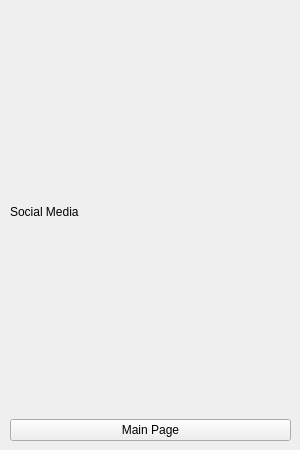
<?xml version="1.0" encoding="UTF-8"?>
<ui version="4.0">
 <class>Form</class>
 <widget class="QWidget" name="Form">
  <property name="geometry">
   <rect>
    <x>0</x>
    <y>0</y>
    <width>300</width>
    <height>450</height>
   </rect>
  </property>
  <property name="windowTitle">
   <string>Form</string>
  </property>
  <widget class="QWidget" name="gridLayoutWidget">
   <property name="geometry">
    <rect>
     <x>10</x>
     <y>10</y>
     <width>281</width>
     <height>431</height>
    </rect>
   </property>
   <layout class="QGridLayout" name="gridLayout">
    <item row="0" column="0">
     <widget class="QLabel" name="label">
      <property name="text">
       <string>Social Media</string>
      </property>
     </widget>
    </item>
    <item row="1" column="0">
     <widget class="QPushButton" name="btnChangePage">
      <property name="text">
       <string>Main Page</string>
      </property>
     </widget>
    </item>
   </layout>
  </widget>
 </widget>
 <resources/>
 <connections/>
</ui>
